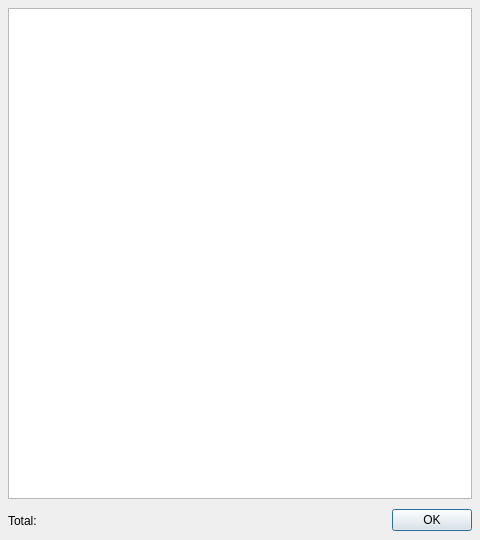
<?xml version="1.0" encoding="UTF-8"?>
<ui version="4.0">
 <class>CamListDialog</class>
 <widget class="QDialog" name="CamListDialog">
  <property name="geometry">
   <rect>
    <x>0</x>
    <y>0</y>
    <width>480</width>
    <height>540</height>
   </rect>
  </property>
  <property name="windowTitle">
   <string>List of supported cameras</string>
  </property>
  <layout class="QVBoxLayout" name="verticalLayout_2">
   <property name="leftMargin">
    <number>6</number>
   </property>
   <property name="topMargin">
    <number>6</number>
   </property>
   <property name="rightMargin">
    <number>6</number>
   </property>
   <property name="bottomMargin">
    <number>2</number>
   </property>
   <item>
    <layout class="QVBoxLayout" name="verticalLayout">
     <property name="leftMargin">
      <number>2</number>
     </property>
     <property name="topMargin">
      <number>2</number>
     </property>
     <property name="rightMargin">
      <number>2</number>
     </property>
     <property name="bottomMargin">
      <number>2</number>
     </property>
     <item>
      <widget class="QListWidget" name="listCameras"/>
     </item>
     <item>
      <layout class="QHBoxLayout">
       <property name="spacing">
        <number>6</number>
       </property>
       <property name="leftMargin">
        <number>0</number>
       </property>
       <property name="topMargin">
        <number>0</number>
       </property>
       <property name="rightMargin">
        <number>0</number>
       </property>
       <property name="bottomMargin">
        <number>0</number>
       </property>
       <item>
        <widget class="QLabel" name="lblTotal">
         <property name="text">
          <string>Total:</string>
         </property>
        </widget>
       </item>
       <item>
        <spacer>
         <property name="orientation">
          <enum>Qt::Horizontal</enum>
         </property>
         <property name="sizeHint" stdset="0">
          <size>
           <width>131</width>
           <height>31</height>
          </size>
         </property>
        </spacer>
       </item>
       <item>
        <widget class="QPushButton" name="okButton">
         <property name="text">
          <string>OK</string>
         </property>
        </widget>
       </item>
      </layout>
     </item>
    </layout>
   </item>
  </layout>
 </widget>
 <resources/>
 <connections>
  <connection>
   <sender>okButton</sender>
   <signal>clicked()</signal>
   <receiver>CamListDialog</receiver>
   <slot>accept()</slot>
   <hints>
    <hint type="sourcelabel">
     <x>278</x>
     <y>253</y>
    </hint>
    <hint type="destinationlabel">
     <x>96</x>
     <y>254</y>
    </hint>
   </hints>
  </connection>
 </connections>
</ui>
